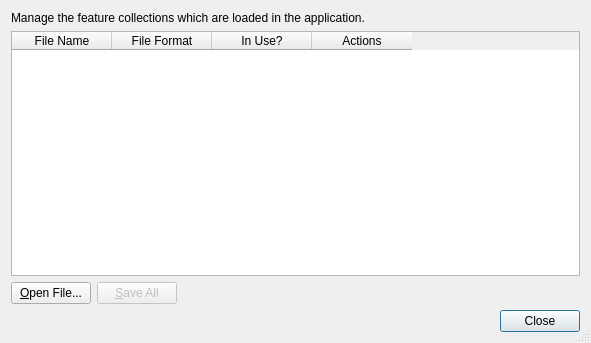
<ui version="4.0" >
 <class>ManageFeatureCollectionsDialog</class>
 <widget class="QDialog" name="ManageFeatureCollectionsDialog" >
  <property name="geometry" >
   <rect>
    <x>0</x>
    <y>0</y>
    <width>591</width>
    <height>343</height>
   </rect>
  </property>
  <property name="windowTitle" >
   <string>Manage Feature Collections</string>
  </property>
  <property name="windowIcon" >
   <iconset resource="../qt-resources/qt_widgets.qrc" >:/gnome_folder_16.png</iconset>
  </property>
  <property name="sizeGripEnabled" >
   <bool>true</bool>
  </property>
  <layout class="QVBoxLayout" >
   <item>
    <widget class="QLabel" name="label" >
     <property name="text" >
      <string>Manage the feature collections which are loaded in the application.</string>
     </property>
    </widget>
   </item>
   <item>
    <widget class="QTableWidget" name="table_feature_collections" >
     <property name="alternatingRowColors" >
      <bool>true</bool>
     </property>
     <property name="selectionMode" >
      <enum>QAbstractItemView::NoSelection</enum>
     </property>
     <property name="selectionBehavior" >
      <enum>QAbstractItemView::SelectRows</enum>
     </property>
     <property name="horizontalScrollMode" >
      <enum>QAbstractItemView::ScrollPerPixel</enum>
     </property>
     <property name="gridStyle" >
      <enum>Qt::DashLine</enum>
     </property>
     <column>
      <property name="text" >
       <string>File Name</string>
      </property>
     </column>
     <column>
      <property name="text" >
       <string>File Format</string>
      </property>
     </column>
     <column>
      <property name="text" >
       <string>In Use?</string>
      </property>
     </column>
     <column>
      <property name="text" >
       <string>Actions</string>
      </property>
     </column>
    </widget>
   </item>
   <item>
    <layout class="QHBoxLayout" >
     <item>
      <widget class="QPushButton" name="button_open_file" >
       <property name="text" >
        <string>&amp;Open File...</string>
       </property>
      </widget>
     </item>
     <item>
      <widget class="QPushButton" name="button_save_all" >
       <property name="enabled" >
        <bool>false</bool>
       </property>
       <property name="text" >
        <string>&amp;Save All</string>
       </property>
      </widget>
     </item>
     <item>
      <spacer>
       <property name="orientation" >
        <enum>Qt::Horizontal</enum>
       </property>
       <property name="sizeHint" >
        <size>
         <width>40</width>
         <height>20</height>
        </size>
       </property>
      </spacer>
     </item>
    </layout>
   </item>
   <item>
    <layout class="QHBoxLayout" >
     <item>
      <spacer>
       <property name="orientation" >
        <enum>Qt::Horizontal</enum>
       </property>
       <property name="sizeHint" >
        <size>
         <width>40</width>
         <height>20</height>
        </size>
       </property>
      </spacer>
     </item>
     <item>
      <widget class="QPushButton" name="button_close" >
       <property name="text" >
        <string>Close</string>
       </property>
       <property name="default" >
        <bool>true</bool>
       </property>
      </widget>
     </item>
    </layout>
   </item>
  </layout>
 </widget>
 <tabstops>
  <tabstop>button_close</tabstop>
  <tabstop>button_open_file</tabstop>
  <tabstop>button_save_all</tabstop>
  <tabstop>table_feature_collections</tabstop>
 </tabstops>
 <resources>
  <include location="../qt-resources/qt_widgets.qrc" />
 </resources>
 <connections>
  <connection>
   <sender>button_close</sender>
   <signal>clicked()</signal>
   <receiver>ManageFeatureCollectionsDialog</receiver>
   <slot>reject()</slot>
   <hints>
    <hint type="sourcelabel" >
     <x>595</x>
     <y>434</y>
    </hint>
    <hint type="destinationlabel" >
     <x>596</x>
     <y>473</y>
    </hint>
   </hints>
  </connection>
 </connections>
</ui>
